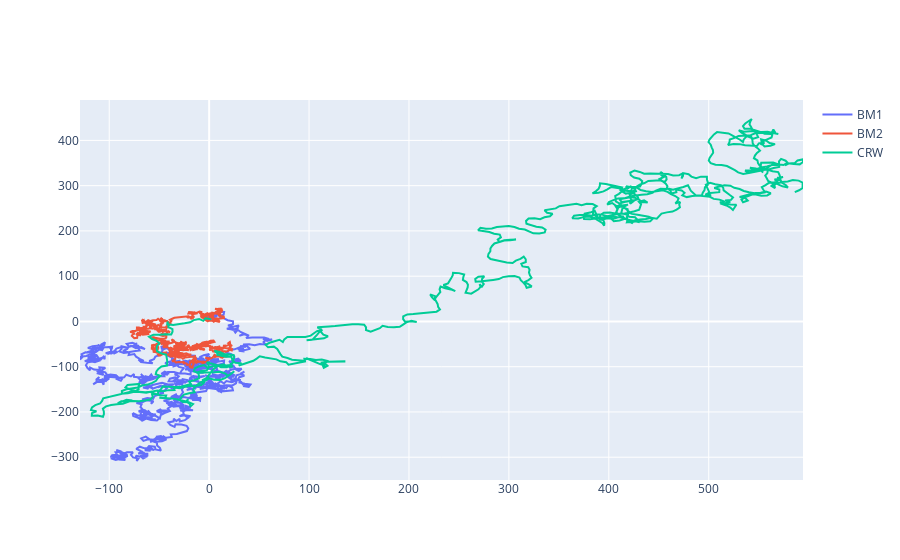

Write notebook code for a chart like this one.
### Markdown cell above
## PLOT

### Code cell
fig = go.Figure()

# BM1
fig.add_trace(go.Scatter(x=bm1['x_pos'], y=bm1['y_pos'], mode='lines', name='BM1'))

# BM2
fig.add_trace(go.Scatter(x=bm2['x_pos'], y=bm2['y_pos'], mode='lines', name='BM2'))

# CRW
fig.add_trace(go.Scatter(x=crw['x_pos'], y=crw['y_pos'], mode='lines', name='CRW'))

fig.show()

### Figure 1 — Plotly figure (JSON) as saved in the notebook; plotly's stock layout.template omitted (floating-point values rounded to 4 significant figures; data arrays with more than 128 entries replaced by an {"elided": "..."} marker saying what was removed)
{"data": [{"mode": "lines", "name": "BM1", "type": "scatter", "x": {"elided": "1000 float values"}, "y": {"elided": "1000 float values"}}, {"mode": "lines", "name": "BM2", "type": "scatter", "x": {"elided": "1000 float values"}, "y": {"elided": "1000 float values"}}, {"mode": "lines", "name": "CRW", "type": "scatter", "x": {"elided": "1000 float values"}, "y": {"elided": "1000 float values"}}], "layout": {}}
